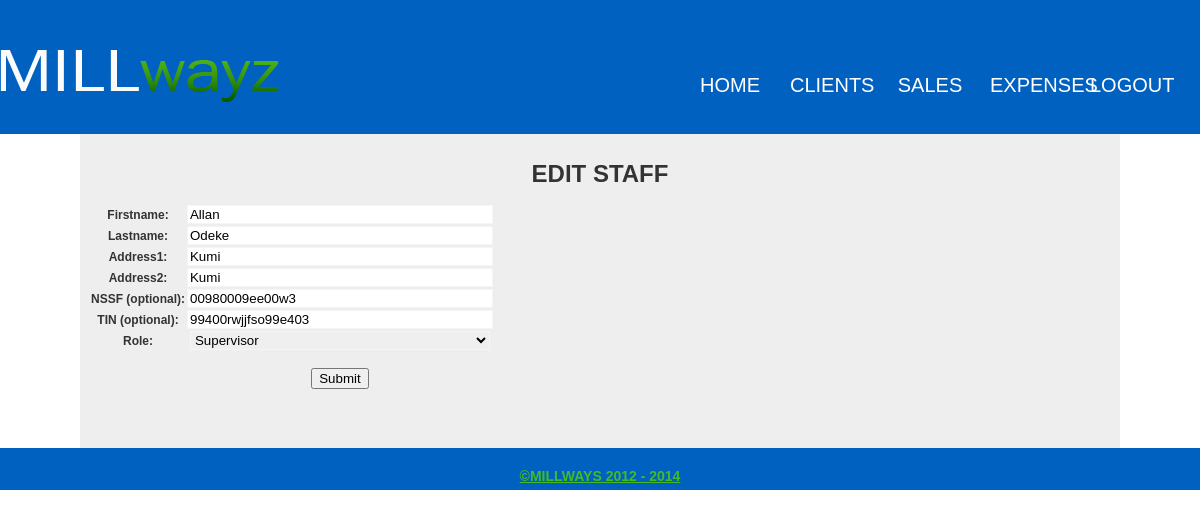
The page /editStaff.php?staffId=1 (signed in) on the database its author committed.
### tables this page shows
CREATE TABLE IF NOT EXISTS `tbl_staff` (
  `staff_id` int(11) NOT NULL AUTO_INCREMENT,
  `fname` varchar(50) NOT NULL,
  `lname` varchar(50) NOT NULL,
  `address1` varchar(100) NOT NULL,
  `address2` varchar(100) NOT NULL,
  `nssfno` varchar(50) NOT NULL,
  `tin` varchar(50) DEFAULT NULL,
  `role` varchar(50) DEFAULT NULL,
  `millID` int(11) NOT NULL,
  `username` varchar(50) NOT NULL,
  `password` varchar(50) NOT NULL,
  `datemodified` timestamp NOT NULL DEFAULT CURRENT_TIMESTAMP,
  PRIMARY KEY (`staff_id`),
  KEY `millID` (`millID`)
);

### editStaff.php (the view, shortened to what this page needs)
<?php require_once('Connections/millwayconn.php'); ?>
<?php
if (!function_exists("GetSQLValueString")) {
function GetSQLValueString($theValue, $theType, $theDefinedValue = "", $theNotDefinedValue = "")
{
  $theValue = function_exists("mysql_real_escape_string") ? mysql_real_escape_string($theValue) : mysql_escape_string($theValue);
  switch ($theType) {
    case "long":
    case "int":
      $theValue = ($theValue != "") ? intval($theValue) : "NULL";
      break;
  }
  return $theValue;
}
}
$editFormAction = $_SERVER['PHP_SELF'];
if (isset($_SERVER['QUERY_STRING'])) {
  $editFormAction .= "?" . htmlentities($_SERVER['QUERY_STRING']);
}
$stid_rsStaffDetail = "0";
if (isset($_GET['staffId'])) {
  $stid_rsStaffDetail = $_GET['staffId'];
}
$query_rsStaffDetail = sprintf("SELECT * FROM tbl_staff WHERE tbl_staff.staff_id=%s", GetSQLValueString($stid_rsStaffDetail, "int"));
$rsStaffDetail = mysql_query($query_rsStaffDetail, $millwayconn) or die(mysql_error());
$row_rsStaffDetail = mysql_fetch_assoc($rsStaffDetail);
?>
<!DOCTYPE html PUBLIC "-//W3C//DTD XHTML 1.0 Transitional//EN" "http://www.w3.org/TR/xhtml1/DTD/xhtml1-transitional.dtd">
<html xmlns="http://www.w3.org/1999/xhtml">
<head>
<link href="SpryAssets/SpryValidationTextField.css" rel="stylesheet" type="text/css" />
<link href="SpryAssets/SpryValidationSelect.css" rel="stylesheet" type="text/css" />
<link href="CSS/default.css" rel="stylesheet" type="text/css" />
</head>
<body>
<div class="wrapOverall">
        <div class="header">
          <img class="logo" src="imgs/header_logo.png" width="279" height="52" alt="millways" />
          <div class="navMain">
                    <ul>
                     <li><a href="redirect.php">Home</a></li>
                     <li><a href="clients.php">Clients</a></li>
                     <li><a href="sales.php">Sales</a></li>
                     <li><a href="expenses.php">Expenses</a></li>
                     <li><a href="logout.php">Logout</a></li>
                    </ul>
          </div>
        </div>
        <div class="content">
          <h1>EDIT STAFF</h1>
          <form id="form1" name="form1" method="POST" action="<?php echo $editFormAction; ?>">
            <table width="0" border="0" cellspacing="0" id="tbl_capture2">
              <tr>
                <th scope="row"><label for="fname2">Firstname:</label></th>
                <td><span id="sprytextfield1">
                  <input name="fname" type="text" class="frm_fld" id="fname2" value="<?php echo $row_rsStaffDetail['fname']; ?>" />
                  <br />
                  <span class="textfieldRequiredMsg"> Firstname is required.</span></span></td>
</tr>
              <tr>
                <th scope="row"><label for="lname">Lastname:</label></th>
                <td><span id="sprytextfield2">
                  <input name="lname" type="text" class="frm_fld" id="lname" value="<?php echo $row_rsStaffDetail['lname']; ?>" />
                  <br />
                  <span class="textfieldRequiredMsg">Lastname is required.</span></span></td>
</tr>
              <tr>
                <th scope="row"><label for="address1">Address1:</label></th>
                <td><span id="sprytextfield3">
                  <input name="address1" type="text" class="frm_fld" id="address1" value="<?php echo $row_rsStaffDetail['address1']; ?>" />
                    </span></td>
</tr>
              <tr>
                <th scope="row"><label for="address2">Address2:</label></th>
                <td><span id="sprytextfield4">
                  <input name="address2" type="text" class="frm_fld" id="address2" value="<?php echo $row_rsStaffDetail['address2']; ?>" />
                    </span></td>
</tr>
              <tr>
                <th scope="row"><label for="nssf">NSSF (optional):</label></th>
                <td><input name="nssf" type="text" class="frm_fld" id="nssf" value="<?php echo $row_rsStaffDetail['nssfno']; ?>" /></td>
              </tr>
              <tr>
                <th scope="row"><label for="tin">TIN (optional):</label></th>
                <td><input name="tin" type="text" class="frm_fld" id="tin" value="<?php echo $row_rsStaffDetail['tin']; ?>" /></td>
              </tr>
              <tr>
                <th scope="row"><label for="role">Role:</label></th>
                <td><span id="spryselect1">
                  <select name="role" class="frm_fld" id="role">
                    <option value="Supervisor" <?php if (!(strcmp("Supervisor", $row_rsStaffDetail['role']))) {echo "selected=\"selected\"";} ?>>Supervisor</option>
                  </select>
                    </span></td>
</tr>
              <tr>
                <th scope="row">&nbsp;</th>
                <td><input name="staff_id" type="hidden" id="staff_id" value="<?php echo $row_rsStaffDetail['staff_id']; ?>" /></td>
              </tr>
              <tr>
                <th scope="row">&nbsp;</th>
                <td><input type="submit" name="button" id="button" value="Submit" /></td>
              </tr>
            </table>
          </form>
          <p>&nbsp;</p>
  </div>
      <div class="footer">&copy;millways 2012 - 2014</div>
    </div>
<p>&nbsp;</p>
</body>
</html>

### CSS/default.css (style rules this page uses)
body { text-align:center; background-image:url(../imgs/bg_body.jpg); background-repeat: repeat-x; background-color:#e4e4e4; background-attachment:fixed; background-position:top; font-family:Arial, Helvetica, sans-serif; font-size:12px; color:#333; margin:0; padding:0 0 25px 0; }
a { text-decoration: none; color: #035B01; }
.wrapOverall { margin:0px auto; }
.header { background-repeat:non; background-position:top center; height:134px; background-color:#0061C1; }
.navMain { margin: 70px 20px 20px 0px; float: right; display: block; }
.content { margin:0px auto; width:85%; padding:10px; background-color:#EEE; }
.footer { background-repeat:non; background-position:top center; text-align:center; color: #4b2; text-decoration:underline; font-weight:bold; font:"Trebuchet MS", Arial, Helvetica, sans-serif; font-size:14px; text-transform:uppercase; padding:20px; margin:opx auto; background-color:#0061C1; height:2px; }
.navMain ul { margin:0px; padding:0px; }
.navMain ul li { margin:0px; padding:0px 10px; list-style:none; float:left; }
.navMain ul li a { margin:0px; padding:0px; color:#FFF; text-decoration:none; font-weight:normal; font-size:20px; font-family:"Trebuchet MS", Arial, Helvetica, sans-serif; text-transform:uppercase; }
.navMain ul li a:link,nav ul li a:visited { display: block; height: 30px; width: 80px; line-height: 30px; text-align: center; }
.header img.logo { float:left; margin:50px 0px 25px 0px; }
table { margin:0px 0px 10px 0px; }
.frm_fld { border:solid 1px #F5F5F5; width:300px; }

### rows shown on the page
tbl_staff: fname "Allan", lname "Odeke", address1 "Kumi", address2 "Kumi", nssf "00980009ee00w3", tin "99400rwjjfso99e403", role "Supervisor"
